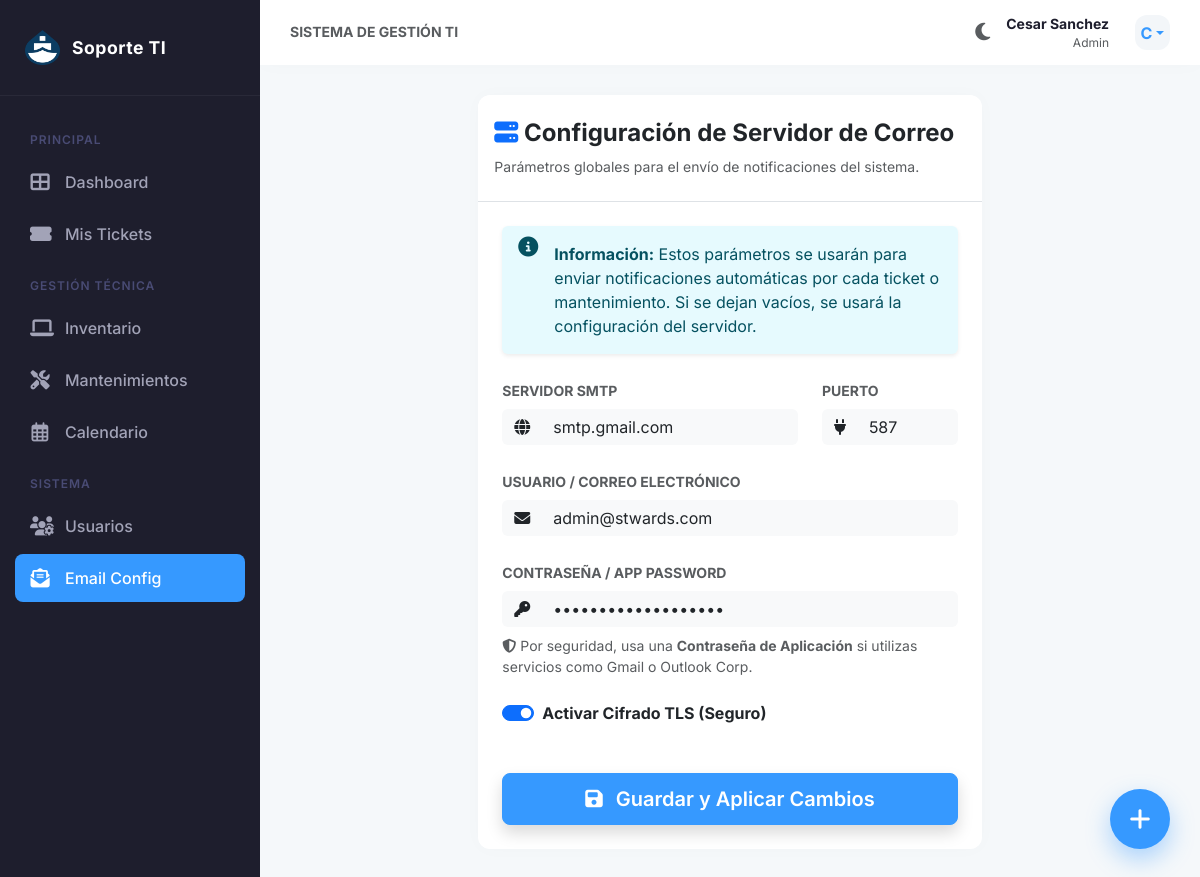
Screenshot of /admin/configuracion/email (signed in) with the database file from the repository.
### tables this page shows
CREATE TABLE configuracion (
    clave TEXT PRIMARY KEY,
    valor TEXT
);

### app.py (the view, shortened to what this page needs)
@app.route('/admin/configuracion/email', methods=['GET', 'POST'])
@admin_required
def admin_config_email():
    config_actual = repo.get_config_by_prefix('MAIL_')
    return render_template('admin_config_email.html', config=config_actual)

### app.py (called while the page is built)
def admin_required(f):
    @wraps(f)
    def decorated_function(*args, **kwargs):
        if session.get('role') != 'admin':
            flash('Acceso denegado.', 'danger')
            return redirect(url_for('dashboard'))
        return f(*args, **kwargs)
    return decorated_function

### infrastructure/persistence/repository.py (called while the page is built)
    @contextmanager
    def _get_connection(self):
        conn = sqlite3.connect(self.db_path)
        conn.row_factory = sqlite3.Row
        conn.execute("PRAGMA foreign_keys = ON")
        try:
            yield conn
        finally:
            conn.close()

    def get_config_by_prefix(self, prefix: str) -> dict:
        with self._get_connection() as conn:
            rows = conn.execute("SELECT clave, valor FROM configuracion WHERE clave LIKE ?", (f"{prefix}%",)).fetchall()
            return {row['clave']: row['valor'] for row in rows}

### templates/admin_config_email.html
{% extends "layout.html" %}
{% block content %}
<div class="row justify-content-center">
    <div class="col-md-9 col-lg-7">
        <div class="card glass-card h-100 border-0">
            <div class="card-header bg-transparent py-4 border-bottom">
                <h4 class="mb-0 text-dark fw-bold"><i class="fas fa-server text-primary"></i> Configuración de Servidor
                    de Correo</h4>
                <p class="text-muted small mb-0 mt-2">Parámetros globales para el envío de notificaciones del sistema.
                </p>
            </div>
            <div class="card-body p-4">
                <div class="alert alert-info border-0 shadow-sm mb-4"
                    style="background: rgba(13, 202, 240, 0.1); color: #055160;">
                    <div class="d-flex">
                        <i class="fas fa-info-circle fa-lg me-3 mt-1"></i>
                        <div>
                            <span class="fw-bold">Información:</span> Estos parámetros se usarán para enviar
                            notificaciones automáticas por cada ticket o mantenimiento. Si se dejan vacíos, se usará la
                            configuración del servidor.
                        </div>
                    </div>
                </div>
                <form method="POST">
                    <div class="row g-4 mb-4">
                        <div class="col-md-8">
                            <label class="form-label fw-bold small text-muted text-uppercase">Servidor SMTP</label>
                            <div class="input-group">
                                <span class="input-group-text bg-light border-0"><i class="fas fa-globe"></i></span>
                                <input type="text" name="MAIL_SERVER" class="form-control border-0 bg-light"
                                    value="{{ config.get('MAIL_SERVER', '') }}" placeholder="Ej: smtp.gmail.com">
                            </div>
                        </div>
                        <div class="col-md-4">
                            <label class="form-label fw-bold small text-muted text-uppercase">Puerto</label>
                            <div class="input-group">
                                <span class="input-group-text bg-light border-0"><i class="fas fa-plug"></i></span>
                                <input type="number" name="MAIL_PORT" class="form-control border-0 bg-light"
                                    value="{{ config.get('MAIL_PORT', '') }}" placeholder="587">
                            </div>
                        </div>
                    </div>
                    <div class="mb-4">
                        <label class="form-label fw-bold small text-muted text-uppercase">Usuario / Correo
                            Electrónico</label>
                        <div class="input-group">
                            <span class="input-group-text bg-light border-0"><i class="fas fa-envelope"></i></span>
                            <input type="email" name="MAIL_USERNAME" class="form-control border-0 bg-light"
                                value="{{ config.get('MAIL_USERNAME', '') }}" placeholder="infraestructura@empresa.com">
                        </div>
                    </div>
                    <div class="mb-4">
                        <label class="form-label fw-bold small text-muted text-uppercase">Contraseña / App
                            Password</label>
                        <div class="input-group">
                            <span class="input-group-text bg-light border-0"><i class="fas fa-key"></i></span>
                            <input type="password" name="MAIL_PASSWORD" class="form-control border-0 bg-light"
                                value="{{ config.get('MAIL_PASSWORD', '') }}">
                        </div>
                        <div class="form-text mt-2 small">
                            <i class="fas fa-shield-alt"></i> Por seguridad, usa una <strong>Contraseña de
                                Aplicación</strong> si utilizas servicios como Gmail o Outlook Corp.
                        </div>
                    </div>
                    <div class="form-check form-switch mb-5">
                        <input class="form-check-input" type="checkbox" name="MAIL_USE_TLS" id="tls" {% if
                            config.get('MAIL_USE_TLS')=='True' %}checked{% endif %}>
                        <label class="form-check-label fw-bold" for="tls">
                            Activar Cifrado TLS (Seguro)
                        </label>
                    </div>
                    <div class="d-grid">
                        <button type="submit" class="btn btn-primary btn-lg shadow">
                            <i class="fas fa-save me-2"></i> Guardar y Aplicar Cambios
                        </button>
                    </div>
                </form>
            </div>
        </div>
    </div>
</div>
{% endblock %}

### static/css/style.css (style rules this page uses)
:root { --sidebar-width: 260px; --sidebar-bg: #1e1e2d; --sidebar-hover: #2c2c3d; --sidebar-active: #3699ff; --primary-color: #3699ff; --secondary-color: #e4e6ef; --bg-color: #f5f8fa; --card-bg: #ffffff; --top-bar-bg: #ffffff; --text-color: #1e1e2d; --text-muted: #a2a3b7; --card-shadow: 0 0 20px 0 rgba(76, 87, 125, 0.02); --transition-speed: 0.3s; --border-color: rgba(0, 0, 0, 0.05); }
body { background-color: var(--bg-color); color: var(--text-color); font-family: 'Inter', 'Segoe UI', sans-serif; margin: 0; overflow-x: hidden; transition: background-color var(--transition-speed), color var(--transition-speed); }
.card { border: none; background-color: var(--card-bg); box-shadow: var(--card-shadow); border-radius: 12px; transition: background-color var(--transition-speed), box-shadow var(--transition-speed); }
.glass-card { background: var(--card-bg); backdrop-filter: blur(12px); -webkit-backdrop-filter: blur(12px); border: 1px solid var(--border-color); box-shadow: var(--card-shadow); }
.btn { border-radius: 8px; padding: 10px 20px; font-weight: 600; transition: all 0.2s ease; }
.btn-primary { background-color: var(--primary-color); border-color: var(--primary-color); }

### rows the page displays
configuracion: MAIL_SERVER "smtp.gmail.com"
configuracion: MAIL_PORT "587"
configuracion: MAIL_USERNAME "admin@stwards.com"
configuracion: valor "☑"

### other values shown
{{ session.get('username') }} "Cesar Sanchez"
{{ session.get('role') | capitalize }} "Admin"
{{ session.get('username')[0].upper() }} "C"
